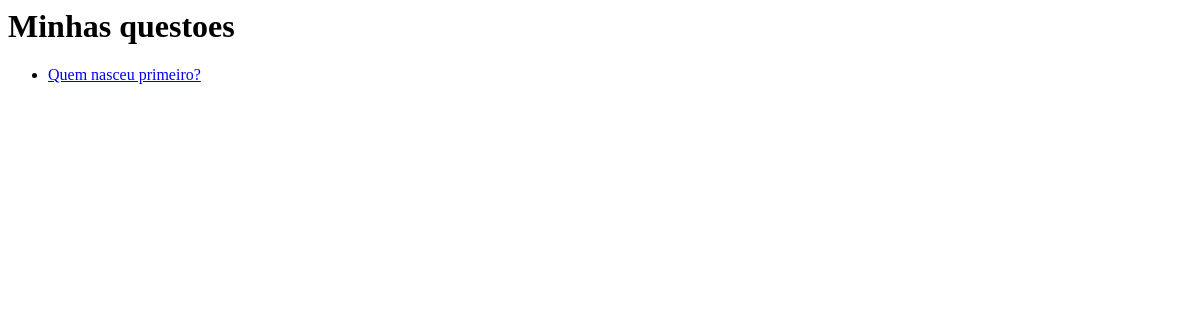
The app's page /enquete/, older data.
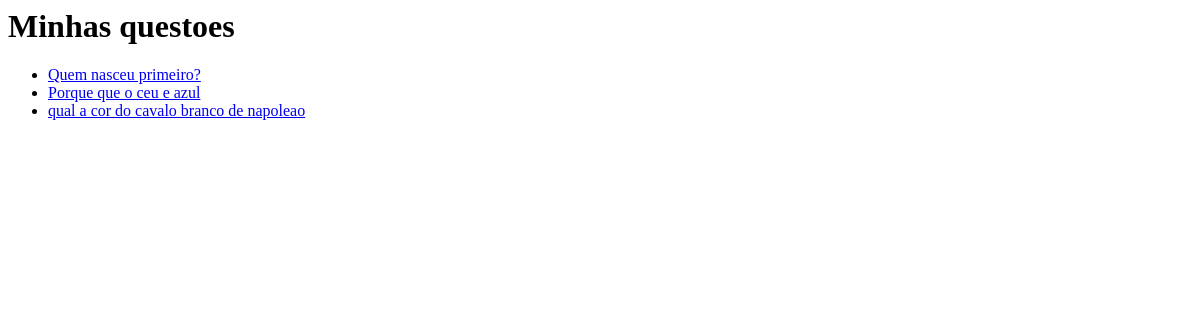
The same page, newer data.
### enquete/models.py (models this page shows, shortened)
class Questao(models.Model):
    pergunta = models.CharField(max_length=200)
    data = models.DateTimeField(auto_now_add=True)

### enquete/views.py (the view)
# urls.py: path('', views.index, name='index'),
def index(request):
    ultimas_questoes = Questao.objects.order_by("data")[:5]
    context = {'ultimas_questoes': ultimas_questoes}
    return render(request, 'enquete/index.html', context)

### enquete/templates/enquete/index.html
<h1>Minhas questoes</h1>
{% if ultimas_questoes %}
    <ul>
    {% for questoes in ultimas_questoes %}
        <li>
            <a href="{% url 'detalhe' questoes.id %}">
                {{ questoes.pergunta }}
            </a>
        </li>
    {% endfor %}
    </ul>
{% else %}
    <p>Nao tem questoes salvas</p>
{% endif %}

Row changes from the older to the newer data that the page shows:
added Questao: pergunta "Porque que o ceu e azul"
added Questao: pergunta "qual a cor do cavalo branco de napoleao"
